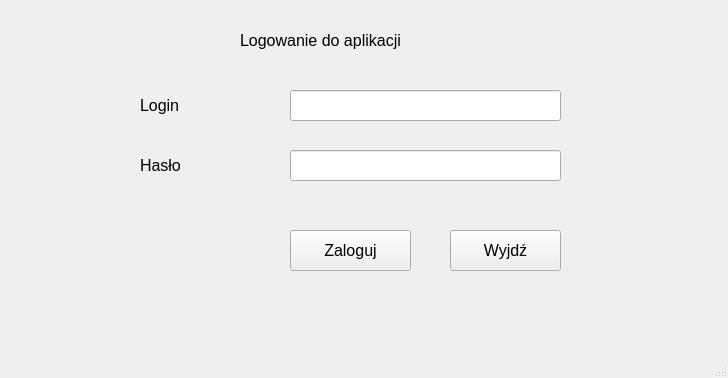
<?xml version="1.0" encoding="UTF-8"?>
<ui version="4.0">
 <class>MainWindow</class>
 <widget class="QMainWindow" name="MainWindow">
  <property name="geometry">
   <rect>
    <x>0</x>
    <y>0</y>
    <width>728</width>
    <height>378</height>
   </rect>
  </property>
  <property name="windowTitle">
   <string>MainWindow</string>
  </property>
  <widget class="QWidget" name="centralwidget">
   <widget class="QLineEdit" name="loginLineEdit">
    <property name="geometry">
     <rect>
      <x>290</x>
      <y>90</y>
      <width>271</width>
      <height>31</height>
     </rect>
    </property>
    <property name="font">
     <font>
      <pointsize>12</pointsize>
     </font>
    </property>
   </widget>
   <widget class="QLineEdit" name="passwordLineEdit">
    <property name="geometry">
     <rect>
      <x>290</x>
      <y>150</y>
      <width>271</width>
      <height>31</height>
     </rect>
    </property>
    <property name="font">
     <font>
      <pointsize>12</pointsize>
     </font>
    </property>
   </widget>
   <widget class="QLabel" name="loginLabel">
    <property name="geometry">
     <rect>
      <x>140</x>
      <y>90</y>
      <width>101</width>
      <height>31</height>
     </rect>
    </property>
    <property name="font">
     <font>
      <pointsize>12</pointsize>
     </font>
    </property>
    <property name="text">
     <string>Login</string>
    </property>
   </widget>
   <widget class="QLabel" name="passwordLabel">
    <property name="geometry">
     <rect>
      <x>140</x>
      <y>150</y>
      <width>91</width>
      <height>31</height>
     </rect>
    </property>
    <property name="font">
     <font>
      <pointsize>12</pointsize>
     </font>
    </property>
    <property name="text">
     <string>Hasło</string>
    </property>
   </widget>
   <widget class="QPushButton" name="loginButton">
    <property name="geometry">
     <rect>
      <x>290</x>
      <y>230</y>
      <width>121</width>
      <height>41</height>
     </rect>
    </property>
    <property name="font">
     <font>
      <pointsize>12</pointsize>
     </font>
    </property>
    <property name="text">
     <string>Zaloguj</string>
    </property>
   </widget>
   <widget class="QPushButton" name="abortButton">
    <property name="geometry">
     <rect>
      <x>450</x>
      <y>230</y>
      <width>111</width>
      <height>41</height>
     </rect>
    </property>
    <property name="font">
     <font>
      <pointsize>12</pointsize>
     </font>
    </property>
    <property name="text">
     <string>Wyjdź</string>
    </property>
   </widget>
   <widget class="QLabel" name="label">
    <property name="geometry">
     <rect>
      <x>240</x>
      <y>20</y>
      <width>211</width>
      <height>41</height>
     </rect>
    </property>
    <property name="font">
     <font>
      <pointsize>12</pointsize>
     </font>
    </property>
    <property name="text">
     <string>Logowanie do aplikacji</string>
    </property>
   </widget>
  </widget>
  <widget class="QMenuBar" name="menubar">
   <property name="geometry">
    <rect>
     <x>0</x>
     <y>0</y>
     <width>728</width>
     <height>21</height>
    </rect>
   </property>
  </widget>
  <widget class="QStatusBar" name="statusbar"/>
 </widget>
 <resources/>
 <connections/>
</ui>
